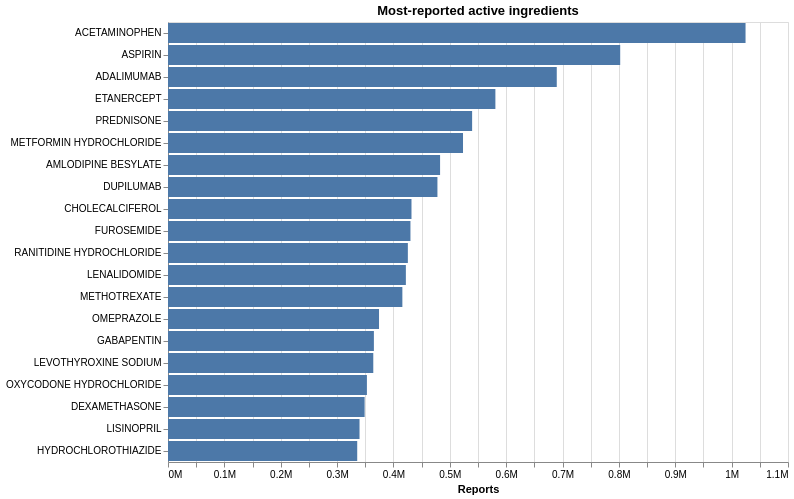

Write the Vega-Lite specification saved for this chart.
### Vega-Lite specification from a JSON file in a GitHub repository (floating-point values rounded to 4 significant figures)
{"config": {"view": {"continuousWidth": 300, "continuousHeight": 300}}, "data": {"name": "data-2cb2ad67d41fabac912bac82f1b74aa0"}, "mark": {"type": "bar", "color": "#4C78A8"}, "encoding": {"tooltip": [{"field": "reports", "format": ",", "type": "quantitative"}], "x": {"axis": {"format": "~s"}, "field": "reports", "title": "Reports", "type": "quantitative"}, "y": {"field": "ingredient", "sort": "-x", "title": null, "type": "nominal"}}, "height": 440, "title": "Most-reported active ingredients", "width": 620, "$schema": "https://vega.github.io/schema/vega-lite/v6.1.0.json", "datasets": {"data-2cb2ad67d41fabac912bac82f1b74aa0": [{"ingredient": "ACETAMINOPHEN", "reports": 1024677}, {"ingredient": "ASPIRIN", "reports": 802289}, {"ingredient": "ADALIMUMAB", "reports": 689742}, {"ingredient": "ETANERCEPT", "reports": 580849}, {"ingredient": "PREDNISONE", "reports": 539570}, {"ingredient": "METFORMIN HYDROCHLORIDE", "reports": 523406}, {"ingredient": "AMLODIPINE BESYLATE", "reports": 482721}, {"ingredient": "DUPILUMAB", "reports": 478026}, {"ingredient": "CHOLECALCIFEROL", "reports": 431993}, {"ingredient": "FUROSEMIDE", "reports": 430156}, {"ingredient": "RANITIDINE HYDROCHLORIDE", "reports": 425552}, {"ingredient": "LENALIDOMIDE", "reports": 422026}, {"ingredient": "METHOTREXATE", "reports": 415808}, {"ingredient": "OMEPRAZOLE", "reports": 374396}, {"ingredient": "GABAPENTIN", "reports": 365291}, {"ingredient": "LEVOTHYROXINE SODIUM", "reports": 364210}, {"ingredient": "OXYCODONE HYDROCHLORIDE", "reports": 352903}, {"ingredient": "DEXAMETHASONE", "reports": 348855}, {"ingredient": "LISINOPRIL", "reports": 339804}, {"ingredient": "HYDROCHLOROTHIAZIDE", "reports": 335706}]}}
